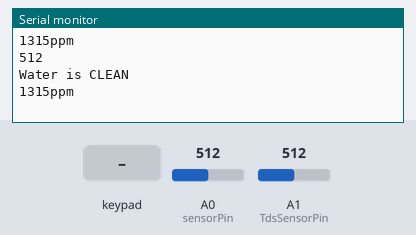
A sketch run on a simulated Arduino Uno, built with avr-gcc and run on an emulated ATmega328P. On the bench: the last lines printed to the serial monitor. The test bench sets the inputs (shaded band); at power-on: A0 (sensorPin) = 512, A1 (TdsSensorPin) = 512.

Above: at 2.9 s.
3.0 s: key '1' pressed
At 5.3 s:
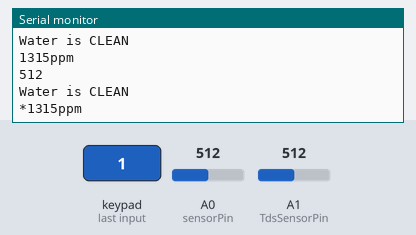
5.8 s: key '#' pressed
12.0 s: A0 (sensorPin) set to 490
At 12.61 s:
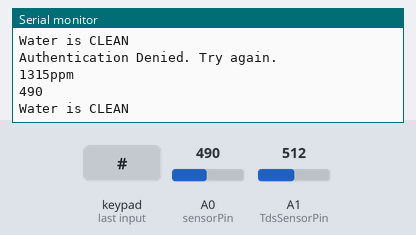
14.8 s: A1 (TdsSensorPin) set to 490
At 14.8 s:
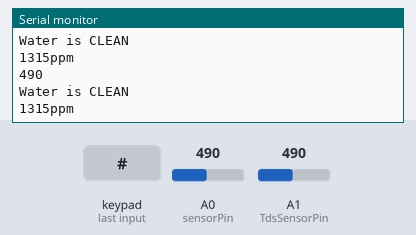
17.6 s: keypad keys 3 8 1 5 pressed 1.5 s apart
At 19.3 s:
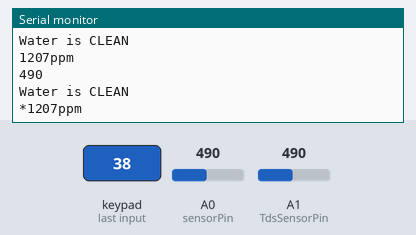
25.1 s: A0 (sensorPin) set to 510
At 26.6 s:
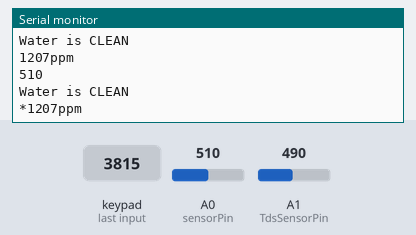
Timing chart, 0 to 28.1 s (numbered marks = the images above; inputs shaded):
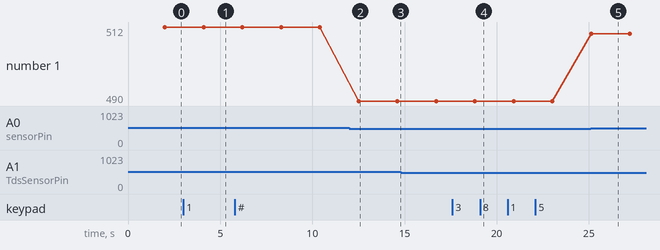

The sketch:

Turbidity_Salinity_numberPad.ino.ino
```cpp
#include <Keypad.h>
#include <GravityTDS.h>
#include <EEPROM.h>
#define TdsSensorPin A1
int sensorPin = A0;
GravityTDS gravityTds;
float temperature = 25,tdsValue = 0;
const int ROWS = 4; // define the number of rows on the keypad
const int COLS = 3; // define the number of columns on the keypad

char keys[ROWS][COLS] = {
  {'1','2','3'},
  {'4','5','6'},
  {'7','8','9'},
  {'*','0','#'}
};

byte rowPins[ROWS] = {9, 8, 7, 6}; // connect to the row pinouts of the keypad
byte colPins[COLS] = {5, 4, 3};    // connect to the column pinouts of the keypad

Keypad keypad = Keypad(makeKeymap(keys), rowPins, colPins, ROWS, COLS);

const char* correctPassword = "3815"; // Change this to your desired password

void setup() {
  Serial.begin(9600);
  gravityTds.setPin(TdsSensorPin);
    gravityTds.setAref(5.0);  //reference voltage on ADC, default 5.0V on Arduino UNO
    gravityTds.setAdcRange(1024);  //1024 for 10bit ADC;4096 for 12bit ADC
    gravityTds.begin();  //initialization
}


void loop() {
  static char enteredPassword[5]; // Maximum password length + 1 for null terminator
  static int passwordIndex = 0;

  char key = keypad.getKey();

  if (key != NO_KEY) {
    if (key == '#') {
      // User pressed the pound key, check the entered password
      enteredPassword[passwordIndex] = '\0'; // Null-terminate the entered password
      if (strcmp(enteredPassword, correctPassword) == 0) {
        Serial.println("\nAuthentication successful!");
        // Add your code to perform actions after successful authentication
      } else {
        Serial.println("\nAuthentication Denied. Try again.");
      }
      // Reset variables for the next input
      passwordIndex = 0;
      memset(enteredPassword, 0, sizeof(enteredPassword));
    } else {
      // Add the entered digit to the password
      if (passwordIndex < 4) {
        enteredPassword[passwordIndex++] = key;
        Serial.print('*'); // Print '*' for each entered digit
      }
    }
  }

      //temperature = readTemperature();  //add your temperature sensor and read it
    gravityTds.setTemperature(temperature);  // set the temperature and execute temperature compensation
    gravityTds.update();  //sample and calculate
    tdsValue = gravityTds.getTdsValue();  // then get the value
    Serial.print(tdsValue,0);
    Serial.println("ppm");
    delay(2000);


  int sensorValue = analogRead(sensorPin);
  Serial.println(sensorValue);
  int turbidity = map(sensorValue, 0, 750, 100, 0);
  delay(100);

  if (turbidity < 500 && turbidity >250) {
    /*digitalWrite(2, HIGH);
    digitalWrite(3, LOW);
    digitalWrite(4, LOW);*/
    Serial.println("Water is DIRTY");
    //Serial.println("It's CLEAR");
  }
  else if (turbidity >= 200 && turbidity < 250) {
    /*digitalWrite(2, LOW);
    digitalWrite(3, HIGH);
    digitalWrite(4, LOW);*/
    Serial.println("It's CLOUDY");
  }
  else if (turbidity <100) {
    /*digitalWrite(2, LOW);
    digitalWrite(3, LOW);
    digitalWrite(4, HIGH);*/
    Serial.println("Water is CLEAN");
  }

}
```

Measured:
- after the input at 3.0 s, the serial monitor: prints a new line after 1.2 s (image 1)
- after the input at 12.0 s, the serial monitor: prints a new line after 0.51 s (image 2)
- after the input at 17.6 s, the serial monitor: prints a new line after 1.3 s (image 4)
- after the input at 25.1 s, the serial monitor: prints a new line at once (image 5)
- plotted number 1: 512 → 490 after the input at 12.0 s, 490 → 510 after the input at 25.1 s
